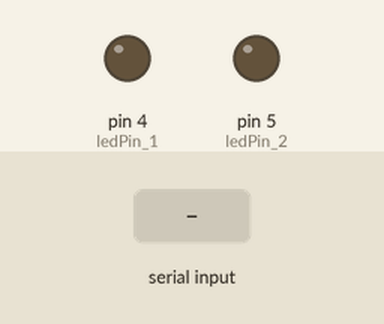
The sketch below on a simulated Arduino Uno, built with avr-gcc and run on an emulated ATmega328P. Parts: output pins drawn as LEDs (lit = HIGH). Inputs (shaded band) come from the test bench.

Above: at 1.2 s.
1.3 s: "90,45\n" received over Serial
At 3.7 s:
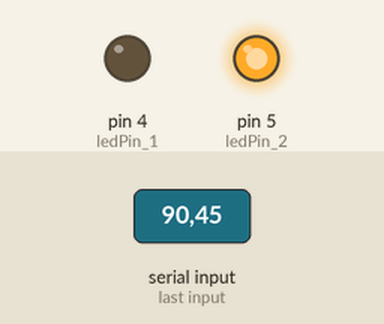
Timing chart, 0 to 5.2 s (numbered marks = the images above; inputs shaded):
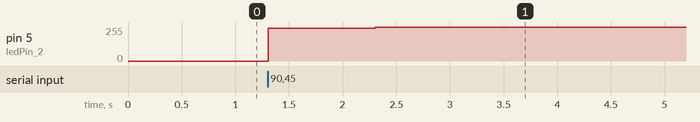

The sketch:

EricW_SS4.ino
```cpp
const int ledPin_1 = 4;
const int ledPin_2 = 5;

int serialValue = 0;

int ledBrightness_1 = 0;
int ledBrightness_2 = 0;

unsigned long currentTime = 0;
unsigned long lastTime = 0;
int timerInterval = 10;

void setup()
{
  pinMode(ledPin_1, OUTPUT);
  pinMode(ledPin_2, OUTPUT);

  Serial.begin(9600);
}

void loop()
{

  if (Serial.available() > 0)
  {
    serialValue = Serial.parseInt();


    ledBrightness_1 = map(serialValue, 0, 1000, 0, 255);

    ledBrightness_1 = constrain(ledBrightness_1, 0, 255);


    ledBrightness_2 = map(serialValue, 0, 1000, 255, 0);

    ledBrightness_2 = constrain(ledBrightness_2, 0, 255);
  }

  currentTime = millis();

  if (currentTime - lastTime >= timerInterval)
  {
    lastTime = currentTime;

    analogWrite(ledPin_1, ledBrightness_1);

    analogWrite(ledPin_2, ledBrightness_2);
  }
}
```

Measured:
- after the input at 1.3 s, pin 5 (ledPin_2): 0/255 → 244/255 at once, → 255/255 1.0 s later
